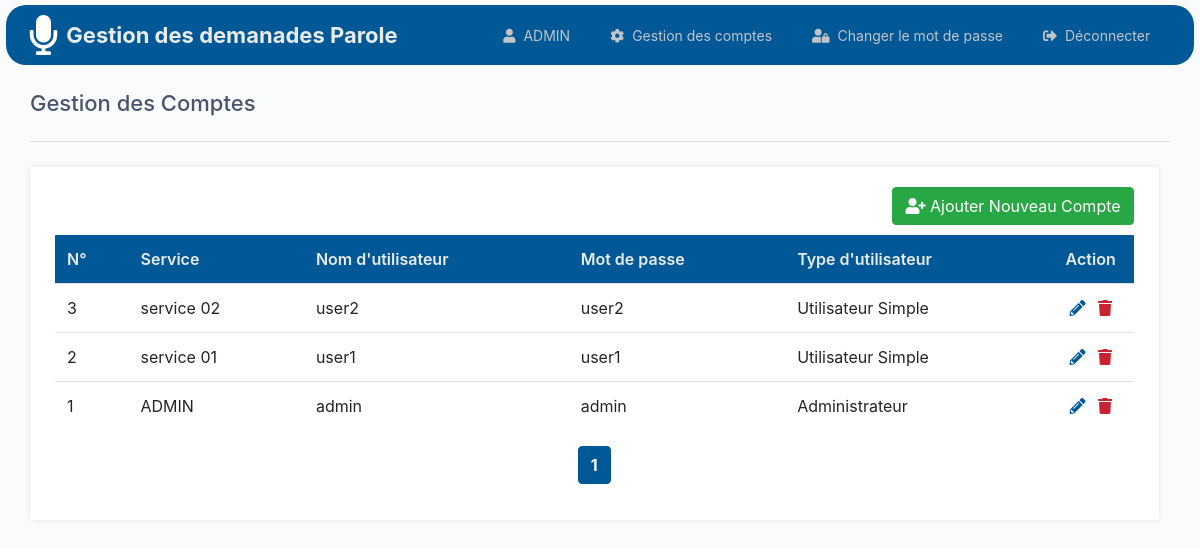
/Gestion_Comptes.php (signed in), run on the app's committed database.
### tables this page shows
CREATE TABLE `user` (
  `id` bigint(20) NOT NULL auto_increment,
  `service` varchar(40) NOT NULL,
  `username` varchar(40) NOT NULL,
  `password` varchar(20) NOT NULL,
  `type` int(20) NOT NULL,
  PRIMARY KEY  (`id`)
);

### user.php (called while the page is built, shortened)
<?php
	 function List_Users($from_record_num, $records_per_page){
	 	  require 'DB_config.php';
		  $requet = "SELECT *
					FROM user
					ORDER BY id DESC
					LIMIT ".$from_record_num.", ".$records_per_page." ";
		  $stmt = $conn->prepare($requet);
		  $stmt->execute();
			$list = array();
			while($row = $stmt->fetch()) {
			  $tmp_array = array();
			  $tmp_array['id'] = $row['id'];
			  $tmp_array['service'] = $row['service'];
			  $tmp_array['username'] = $row['username'];
			  $tmp_array['password'] = $row['password'];
			  $tmp_array['type'] = $row['type'];
			  array_push($list,$tmp_array);
			}
		  return $list;
	 }
?>

### Gestion_Comptes.php (the view, shortened to what this page needs)
<!DOCTYPE html>
<html>
	<head>
		<link href="css/entete.css" rel="stylesheet" type="text/css">
		<link rel="stylesheet" href="css/all.css">
		<link rel="stylesheet" href="css/bootstrap.css">
		<link rel="stylesheet" href="css/compte.css">
	</head>
	<body class="loggedin">
		<?php
		require 'Entete.php';
		?>
		<div class="content" style="width: 95%;" >
			<h2>Gestion des Comptes</h2>
		<div class="pp" >
  <a class="btn btn-success" style="float: right" href="Ajouter_user.php">
	<span class='fas fa-user-plus' aria-hidden='true'></span>
  	Ajouter Nouveau Compte
  </a>
  <br><br>
<?php
include 'pagination.php';
include 'user.php';
$page = isset($_GET['page']) ? $_GET['page'] : 1;
$pagination = new Pagination("Gestion_Comptes.php", $page);
$records_per_page = $pagination->records_per_page;
$from_record_num = ($records_per_page * $page) - $records_per_page;
$users = List_Users($from_record_num, $records_per_page);
$num = count($users);
if($num>0){
echo '
<table class="table " cellspacing="0" width="100%" id="usersTab" >
 <thead class="thead-dark" >
  <tr>
          <th>N°</th>
          <th>Service</th>
          <th>Nom d\'utilisateur</th>
          <th>Mot de passe</th>
          <th>Type d\'utilisateur</th>
		  <th>Action</th>
    </tr>
 </thead>
 <tbody>
	';
	foreach ($users as $tmp_array) {
			$id_ = $tmp_array['id'];
			  echo "<tr>";
			  echo "<td>".$tmp_array['id']."</td>";
			  echo "<td>".$tmp_array['service']."</td>";
			  echo "<td>".$tmp_array['username']."</td>";
			  echo "<td>".$tmp_array['password']."</td>";
			  echo "<td>".($tmp_array['type']==0 ? 'Utilisateur Simple' : 'Administrateur')."</td>";
			echo "<td width='80px'>
		     <a title='Modifier' class='modifier' href='Modifier_user.php?id={$id_}' role='button'><span class='fas fa-pencil-alt fa-1x' aria-hidden='true'></span></a>
		     <a title='Supprimer' class='supprimer' href='supprimer_user.php?id={$id_}' role='button'><span class='fas fa-trash fa-1x' aria-hidden='true'></span></a>
				 </td></tr>";
	}
echo " </tbody>
      </table>";
	$pagination->paginate(countAll());
}
?>
		</div>
	</body>
</html>

### Entete.php
	<center id="myheader" >
		<nav class="navtop">
			<div>
				<i class="fa fa-microphone" style="color: #fff; font-size: 40px; margin-top: 10px;" ></i>
				&nbsp;&nbsp; <h1>Gestion des demanades Parole</h1>
<?php
if (isset($_SESSION['loggedin'])) {
			$href = "#";
			if($_SESSION['type']==1) $href = "Admin_Gestion.php";
			else $href = "User_Demande.php";
			echo ('<a href="'.$href.'"><i class="fas fa fa-user"></i>'.$_SESSION['service'].'</a>');
			if($_SESSION['type']==1)
			echo ('<a href="Gestion_Comptes.php"><i class="fas fa-cog"></i>Gestion des comptes</a>');
?>
				<a href="changer_Pass.php"><i class="fas fa-user-lock" ></i>Changer le mot de passe</a>
				<a href="logout.php"><i class="fas fa-sign-out-alt"></i>Déconnecter</a>
<?php } ?>
			</div>
		</nav>
</center>

### pagination.php (shortened to what this page needs)
<?php
class Pagination {
		public $records_per_page = 5;
		private $range = 2;
		private $page;
		private $page_dom;
	 public function __construct($pd, $p){
		$this->page = $p;
		$this->page_dom = $pd;
	 }
    public function paginate($num) {
		$this->total_rows = $num;
		echo "<nav><center><ul class=' pagination   '>";
		$total_pages = ceil( $this->total_rows / $this->records_per_page );
		$initial_num = $this->page - $this->range;
		$condition_limit_num = ($this->page + $this->range)  + 1;
		for ($x=$initial_num; $x<$condition_limit_num; $x++) {
			if (($x > 0) && ($x <= $total_pages)) {
				if ($x == $this->page) echo "<li class='page-item active'><a class='page-link' href=\"#\">$x</a></li>";
				else 				   echo "<li class='page-item' ><a class='page-link' href='{$this->page_dom}?page=$x'>$x</a></li>";
			}
		}
		echo "</ul></center></nav>";
    }
}
?>

### css/entete.css (style rules this page uses)
body { font-family: sans-serif; letter-spacing: 0px; }
.navtop { background-color: #015896; height: 60px; width: 99%; border: 0; border-radius: 20px; margin-top: 5px; }
.navtop div { display: flex; margin: 0 auto; width: 96%; height: 100%; }
.navtop div h1, .navtop div a { display: inline-flex; align-items: center; }
.navtop div h1 { flex: 1; font-size: 22px; padding: 0; margin: 0; color: #eaebed; font-weight: bold; }
.navtop div a { padding: 0 20px; text-decoration: none; color: #c1c4c8; font-size: 14px; }
.navtop div a i { padding: 2px 8px 0 0; }
body.loggedin { background-color: #fAfBfC; }
.content { margin: 0 auto; }
.content h2 { margin: 0; padding: 25px 0; font-size: 22px; border-bottom: 1px solid #e0e0e3; color: #4a536e; }
.content > .pp { box-shadow: 0 0 5px 0 rgba(0, 0, 0, 0.1); margin: 25px 0; padding: 20px 25px; background-color: #fff; width: 99%; }

### css/all.css (style rules this page uses)
.fa, .fas, .far, .fal, .fab { -moz-osx-font-smoothing: grayscale; -webkit-font-smoothing: antialiased; display: inline-block; font-style: normal; font-variant: normal; text-rendering: auto; line-height: 1; }
.fa-1x { font-size: 1em; }
.fa-cog:before { content: "\f013"; }
.fa-microphone:before { content: "\f130"; }
.fa-pencil-alt:before { content: "\f303"; }
.fa-sign-out-alt:before { content: "\f2f5"; }
.fa-trash:before { content: "\f1f8"; }
.fa-user:before { content: "\f007"; }
.fa-user-lock:before { content: "\f502"; }
.fa-user-plus:before { content: "\f234"; }
.fa, .fas { font-family: 'Font Awesome 5 Free'; font-weight: 900; }

### css/compte.css (style rules this page uses)
.table .thead-dark th { background-color: #015896; color: #eaebed; border-width: 0px; font-weight: 600; font-size: 16px; }
.table .thead-dark th:first-child { border-radius: 1px 0px 0px 0px; }
.table .thead-dark th:last-child { border-radius: 0px 1px 0px 0px; }
.table .fas { margin: 4px; color:#015896; }
.pagination { display: flex; flex-wrap: wrap; justify-content: center; }
.pagination .page-item.active .page-link { z-index: 1; color: #fff; background-color: #015896; border-color: #015896; }
.pagination .page-link { border: 1px solid #fff; color: #015896; font-weight: bold; border-radius: 2px; }
.modifier .fas { color: #015896; }
.supprimer .fas { color: #c82333; }

### data on the page
user: id "3", service "service 02", username "user2", password "user2", type "Utilisateur Simple"
user: id "2", service "service 01", username "user1", password "user1", type "Utilisateur Simple"
user: id "1", service "ADMIN", username "admin", password "admin", type "Administrateur"

### other printed values
$_SESSION['service'] "ADMIN"
